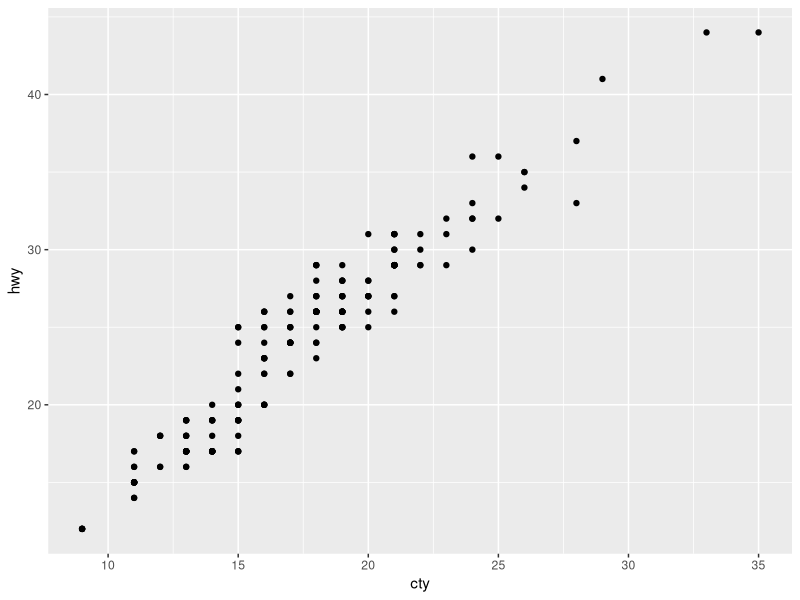
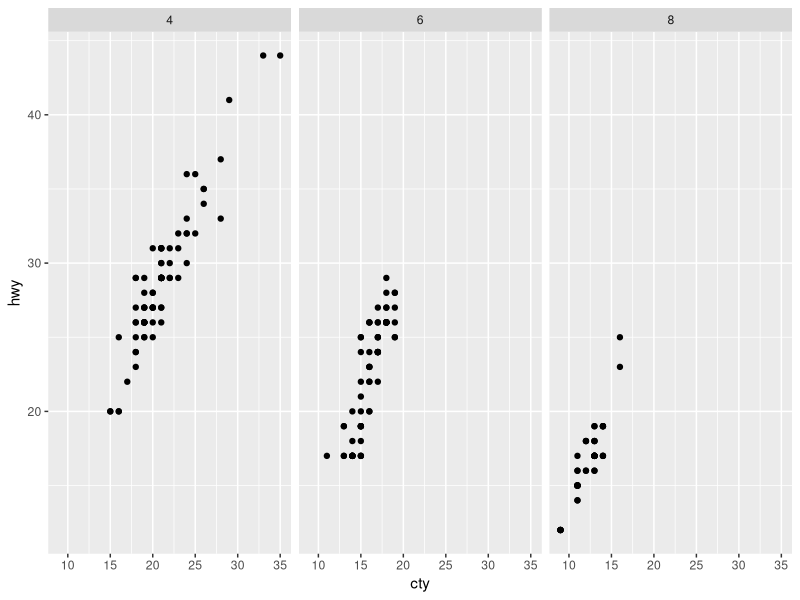
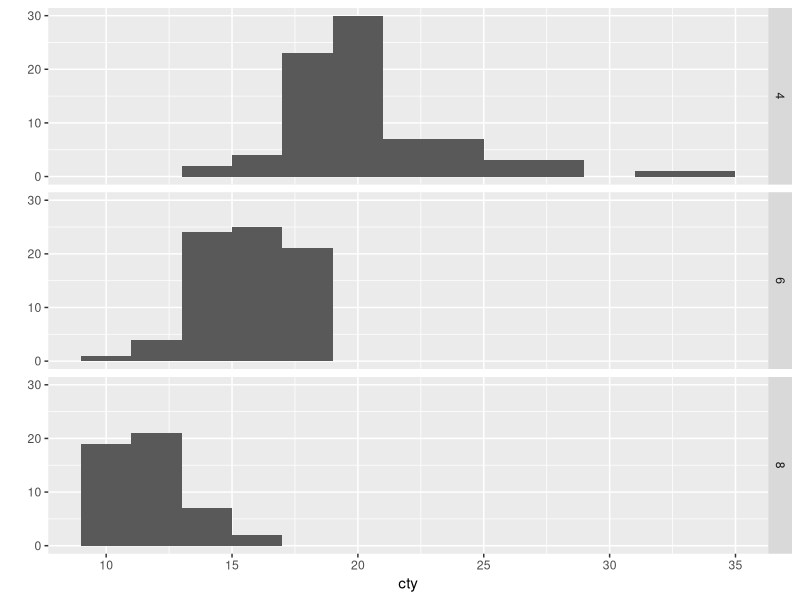
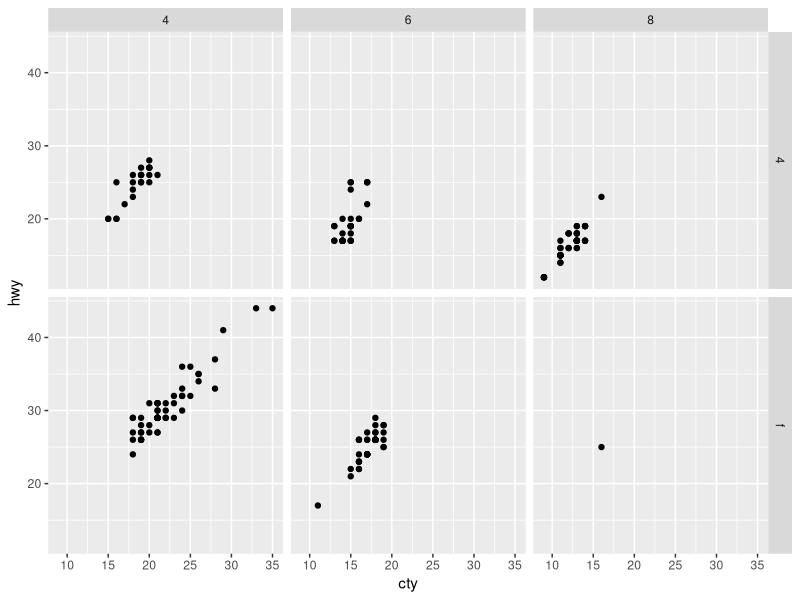
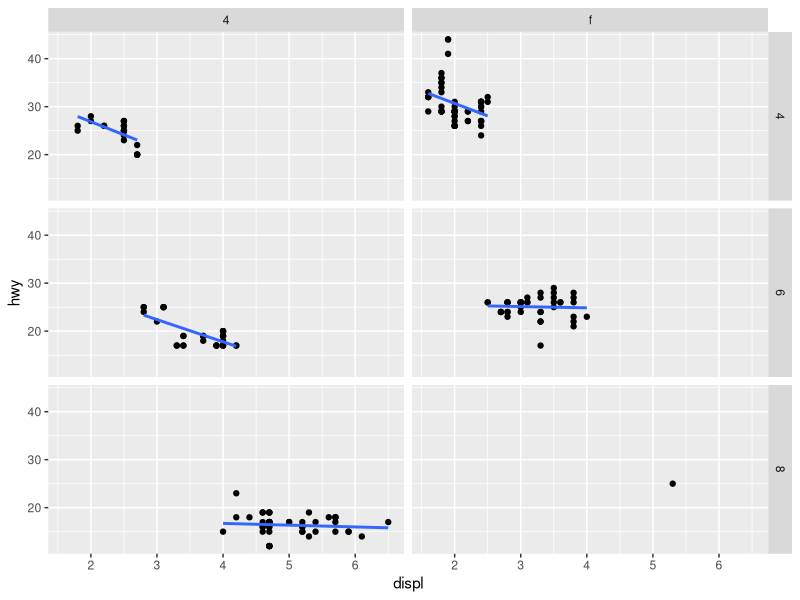
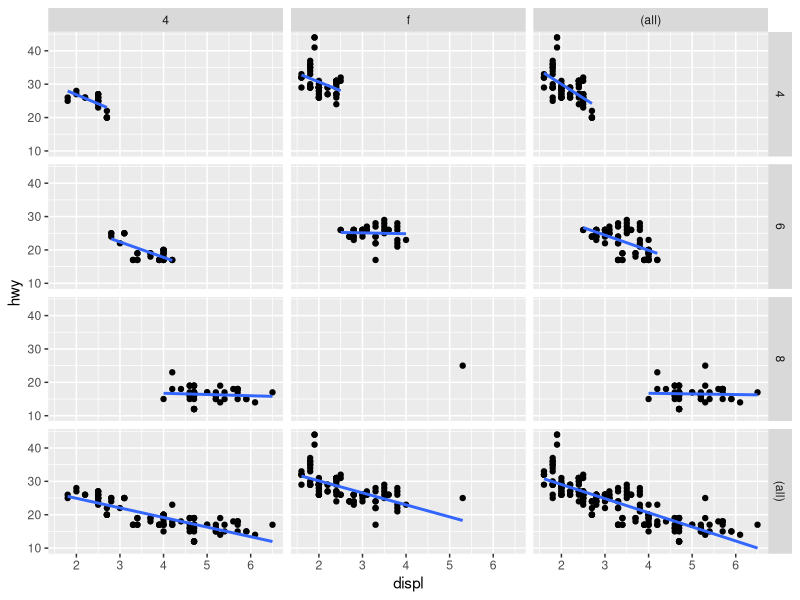
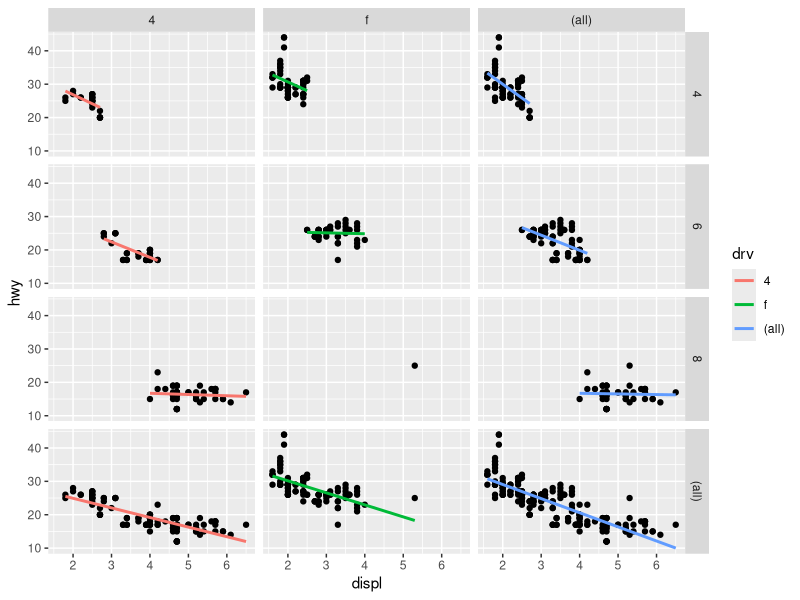

These charts were generated, in order, by the following R code: (Note: this script raises an error after producing the figures.)
## ---- chunk 1
library("ggplot2")
knitr::opts_chunk$set(cache.path = "cache/position-", fig.path = "figures/position-")
## ---- chunk 2
mpg2 <- subset(mpg, cyl != 5 & drv %in% c("4", "f"))
## ---- chunk 3
    qplot(cty, hwy, data = mpg2) + facet_null()
## ---- chunk 4
    qplot(cty, hwy, data = mpg2) + facet_grid(. ~ cyl)
## ---- chunk 5
qplot(cty, data = mpg2, geom="histogram", binwidth = 2) +
  facet_grid(cyl ~ .)
## ---- chunk 6
qplot(cty, hwy, data = mpg2) + facet_grid(drv ~ cyl)
## ---- chunk 7
p <- qplot(displ, hwy, data = mpg2) +
  geom_smooth(method = "lm", se = F)
p + facet_grid(cyl ~ drv) 
p + facet_grid(cyl ~ drv, margins = T)
## ---- chunk 8
qplot(displ, hwy, data = mpg2) + 
  geom_smooth(aes(colour = drv), method = "lm", se = F) + 
  facet_grid(cyl ~ drv, margins = T) 
## ---- chunk 9
movies$decade <- plyr::round_any(movies$year, 10, floor)
qplot(rating, ..density.., data=subset(movies, decade > 1890),
  geom="histogram", binwidth = 0.5) + 
  facet_wrap(~ decade, ncol = 6)
## ---- chunk 10
p <- qplot(cty, hwy, data = mpg)
p + facet_wrap(~ cyl)
p + facet_wrap(~ cyl, scales = "free")
## ---- chunk 11
em <-  tidyr::gather(economics, variable, value, -date)
qplot(date, value, data = em, geom = "line", group = variable) + 
  facet_grid(variable ~ ., scale = "free_y")
## ---- chunk 12
mpg3 <- within(mpg2, {
  model <- reorder(model, cty)
  manufacturer <- reorder(manufacturer, -cty)
})
models <- qplot(cty, model, data = mpg3)

models
models + facet_grid(manufacturer ~ ., scales = "free", 
  space = "free") + theme(strip.text.y = element_text(angle = 0))
## ---- chunk 13
xmaj <- c(0.3, 0.5, 1,3, 5)
xmin <- as.vector(outer(1:10, 10^c(-1, 0)))
ymaj <- c(500, 1000, 5000, 10000)
ymin <- as.vector(outer(1:10, 10^c(2,3,4)))
dplot <- ggplot(subset(diamonds, color %in% c("D","E","G","J")), 
  aes(carat, price, colour = color)) + 
  scale_x_log10(breaks = xmaj, labels = xmaj, minor = xmin) + 
  scale_y_log10(breaks = ymaj, labels = ymaj, minor = ymin) + 
  scale_colour_hue(limits = levels(diamonds$color)) + 
  theme(legend.position = "none")

dplot + geom_point()
dplot + geom_point() + facet_grid(. ~ color)

dplot + geom_smooth(method = lm, se = F, fullrange = T)
dplot + geom_smooth(method = lm, se = F, fullrange = T) + 
  facet_grid(. ~ color)
## ---- chunk 14
qplot(color, data = diamonds, geom = "bar", fill = cut, 
  position = "dodge")
qplot(cut, data = diamonds, geom = "bar", fill = cut) + 
  facet_grid(. ~ color) + 
  theme(axis.text.x = element_text(angle = 90, hjust = 1, size = 8, 
   colour = "grey50"))
## ---- chunk 15
mpg4 <- subset(mpg, manufacturer %in% 
  c("audi", "volkswagen", "jeep"))
mpg4$manufacturer <- as.character(mpg4$manufacturer)
mpg4$model <- as.character(mpg4$model)

base <- ggplot(mpg4, aes(fill = model)) + 
  geom_bar(position = "dodge") + 
  theme(legend.position = "none")

base + aes(x = model) + 
  facet_grid(. ~ manufacturer)
  
last_plot() +  
  facet_grid(. ~ manufacturer, scales = "free_x", space = "free")
base + aes(x = manufacturer)
## ---- chunk 16
mpg2$disp_ww <- cut_interval(mpg2$displ, length = 1)
mpg2$disp_wn <- cut_interval(mpg2$displ, n = 6)
mpg2$disp_nn <- cut_number(mpg2$displ, n = 6)

plot <- qplot(cty, hwy, data = mpg2) + labs(x = NULL, y = NULL)
plot + facet_wrap(~ disp_ww, nrow = 1)
plot + facet_wrap(~ disp_wn, nrow = 1)
plot + facet_wrap(~ disp_nn, nrow = 1)
## ---- chunk 17
r_grid <- seq(0, 1, length = 15)
theta_grid <- seq(0, 3 / 2 * pi, length = 15)
extents <- data.frame(r = range(r_grid), theta = range(theta_grid))
base <- ggplot(extents, aes(r, theta)) + scale_y_continuous(expression(theta))

base + geom_point(colour = "red", size = 4) + geom_line()
pts <- data.frame(r = r_grid, theta = theta_grid)
base + geom_line() + geom_point(data = pts)
base + geom_point(data = pts)

xlab <- scale_x_continuous(expression(x == r * sin(theta)))
ylab <- scale_y_continuous(expression(x == r * cos(theta)))
polar <- base %+% pts + aes(x = r * sin(theta), y = r * cos(theta)) + 
  xlab + ylab
polar + geom_point()
polar + geom_point() + geom_path()
polar + geom_point(data=extents, colour = "red", size = 4) + geom_path() 
## ---- chunk 18
(p <- qplot(disp, wt, data=mtcars) + geom_smooth())
p + scale_x_continuous(limits = c(325, 500))
p + coord_cartesian(xlim = c(325, 500))
## ---- chunk 19
qplot(displ, cty, data = mpg) + geom_smooth()
qplot(cty, displ, data = mpg) + geom_smooth()
qplot(cty, displ, data = mpg) + geom_smooth() + coord_flip()
